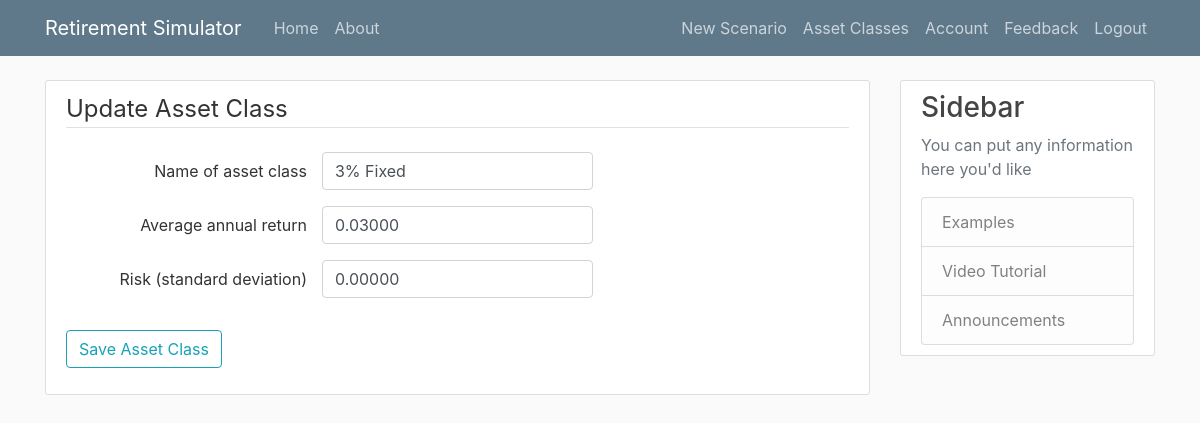
The page /asset_classes/2/update (signed in) on the database its author committed.
### Simulation/models.py (models this page shows, shortened)
class AssetClass(db.Model):
    id = db.Column(db.Integer, primary_key=True)
    date_created = db.Column(db.DateTime, nullable=False, default=datetime.utcnow)
    title = db.Column(db.String(100), nullable=True)
    avg_ret = db.Column(db.Float, nullable=False)
    std_dev = db.Column(db.Float, nullable=False)

### Simulation/asset_classes/routes.py (the view)
@asset_classes.route("/asset_classes/<int:asset_class_id>/update", methods=['GET', 'POST'])
@login_required
def update_asset_class(asset_class_id):
    asset_class = AssetClass.query.get_or_404(asset_class_id)
    form = AssetClassForm()
    print("{:.2%}".format(asset_class.avg_ret))
    if form.validate_on_submit():
        if form.submit.data:
            asset_class.title = form.title.data
            asset_class.avg_ret = form.avg_ret.data
            asset_class.std_dev = form.std_dev.data
            db.session.commit()
            flash('Your asset class data have been updated!', 'success')
        else:
            flash('Changes to your asset class have been discarded', 'success')
        return redirect(url_for('asset_classes.list_asset_classes'))
    elif request.method == 'GET':
        form.title.data = asset_class.title
        form.std_dev.data = asset_class.std_dev
        form.avg_ret.data = asset_class.avg_ret
    return render_template('asset_class.html', form=form, legend='Update Asset Class')

### Simulation/asset_classes/forms.py
class AssetClassForm(FlaskForm):
    title = StringField(label='Name of asset class', validators=[InputRequired(message='Required')])
    avg_ret = DecimalField(label='Average annual return', places=5,
                           number_format="{:.2%}", validators=[InputRequired(message='Required')])
    std_dev = DecimalField(label='Risk (standard deviation)', places=5, number_format="{:.2%}", validators=[InputRequired(message='Required')])
    submit = SubmitField('Save Asset Class')

### Simulation/models.py (called while the page is built)
@login_manager.user_loader
def load_user(user_id):
    return User.query.get(int(user_id))

### Simulation/templates/asset_class.html (shortened to what this page needs)
{% extends "layout.html" %}
{% block content %}
    <div class="content-section">
        <form method="POST" action="" enctype="multipart/form-data">
            <fieldset class="form-group">
                <legend class="border-bottom mb-4">{{ legend }}</legend>
                <div class="form-group row">
                    {{ form.title.label(class="col-md-4 col-form-label text-right") }}
                    {% if form.title.errors %}
                        {{ form.title(class="form-control form-control-md is-invalid") }}
                        <div class="invalid-feedback">
                            {% for error in form.title.errors %}
                                <span>{{ error }}</span>
                            {% endfor %}
                        </div>
                    {% else %}
                        {{ form.title(class="form-control form-control-md col-md-4") }}
                    {% endif %}
                </div>
                <div class="form-group row">
                    {{ form.avg_ret.label(class="col-md-4 col-form-label text-right") }}
                    {% if form.avg_ret.errors %}
                        {{ form.avg_ret(class="form-control form-control-md is-invalid") }}
                        <div class="invalid-feedback">
                            {% for error in form.avg_ret.errors %}
                                <span>{{ error }}</span>
                            {% endfor %}
                        </div>
                    {% else %}
                        {{ form.avg_ret(class="form-control form-control-md col-md-4") }}
                    {% endif %}
                </div>
                <div class="form-group row">
                    {{ form.std_dev.label(class="col-md-4 col-form-label text-right") }}
                    {% if form.std_dev.errors %}
                        {{ form.std_dev(class="form-control form-control-md is-invalid") }}
                        <div class="invalid-feedback">
                            {% for error in form.std_dev.errors %}
                                <span>{{ error }}</span>
                            {% endfor %}
                        </div>
                    {% else %}
                        {{ form.std_dev(class="form-control form-control-md col-md-4") }}
                    {% endif %}
                </div>
            </fieldset>
            <div class="form-group">
                {{ form.submit(class="btn btn-outline-info") }}
            </div>
        </form>
    </div>
{% endblock content %}

### Simulation/static/main.css (style rules this page uses)
body { background: #fafafa; color: #333333; margin-top: 5rem; }
.content-section { background: #ffffff; padding: 10px 20px; border: 1px solid #dddddd; border-radius: 3px; margin-bottom: 20px; }

### rows shown on the page
AssetClass: title "3% Fixed", avg_ret "0.03000", std_dev "0.00000"

### other values the page prints
{{ legend }} "Update Asset Class"
